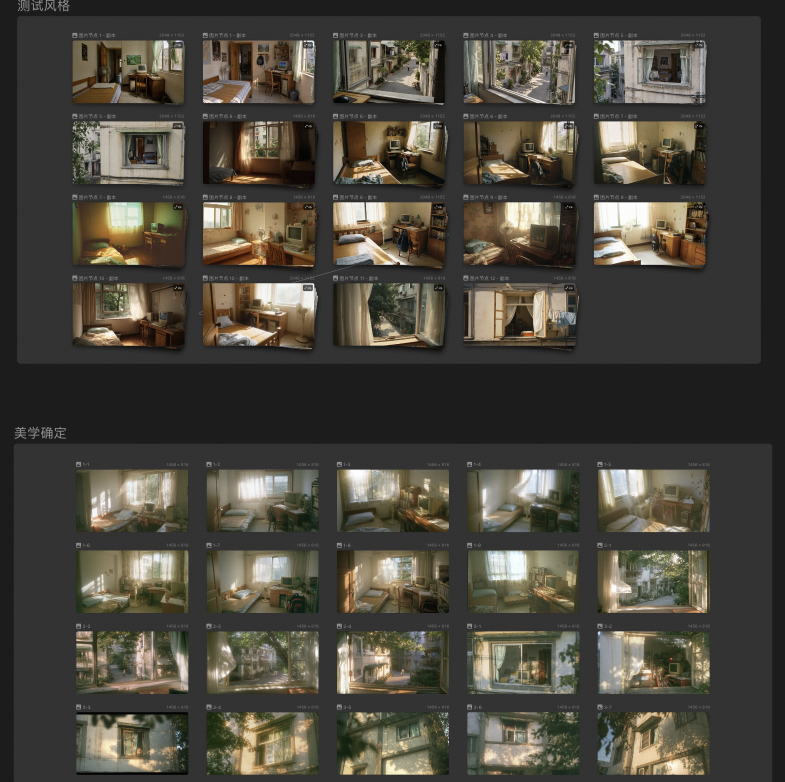
#> input picture assets/01-aesthetic.png, 1570 x 1564 px, given in place of 12-entities.png, which was not available (shown at 1/2 size)
$ python prepare_crops.py
#> lines starting #> are read from the running program, lines starting #| are printed output that depends on the picture
"""只裁掉无关画布，保留原始截图；不重绘、修饰内容。"""
from pathlib import Path
from PIL import Image
import json
ROOT=Path(__file__).resolve().parents[1]
OUT=ROOT/'assets'/'reading'
OUT.mkdir(exist_ok=True)
# 坐标以原始像素记录，可追溯。
CROPS={
'phone-states':('12-entities',(850,925,1370,1310)),
'takes-pair':('13-takes',(113,33,697,347)),
'summer-top':('01-aesthetic',(665,242,1152,531)),
'summer-bottom':('01-aesthetic',(674,940,1161,1227)),
'character-faces':('02-characters',(250,105,1335,365)),
'character-sheets':('02-characters',(785,575,1595,1010)),
'entities':('12-entities',(60,70,1365,1355)),
'brand':('07-brand',(15,176,1597,735)),
'owl-wide':('06-owl',(48,1012,551,1295)),
'owl-close':('06-owl',(1215,95,1717,378)),
'tennis-player':('08-tennis',(452,529,667,891)),
'tennis-ball':('08-tennis',(778,520,991,904)),
'handshake':('09-handshake',(551,113,855,660)),
'overlap':('03-overlap',(1370,93,2115,1185)),
'takes':('13-takes',(113,33,1505,347)),
'tape-before':('04-tape',(68,807,827,1234)),
'tape-after':('04-tape',(68,112,827,539)),
'notebook-before':('05-notebook',(564,478,1009,729)),
'notebook-after':('05-notebook',(46,70,491,322)),
'clocks-room':('10-clocks',(89,45,719,402)),
'clocks-detail':('10-clocks',(1092,946,1721,1303)),
'bag-frame':('11-emergent',(51,536,380,709)),
'bag-reference':('11-emergent',(545,565,779,737)),
}
records=[]
for name,(source,box) in CROPS.items():
    p=ROOT/'assets'/(source+'.png')
    im=Image.open(p)
#> im is the input picture: PIL image 1570x1564 RGBA; mean R, G, B, A 75, 71.4, 62.4, 255
    assert box[0]>=0 and box[1]>=0 and box[2]<=im.width and box[3]<=im.height,(name,im.size)
    im.crop(box).convert('RGB').save(OUT/(name+'.webp'),quality=92)
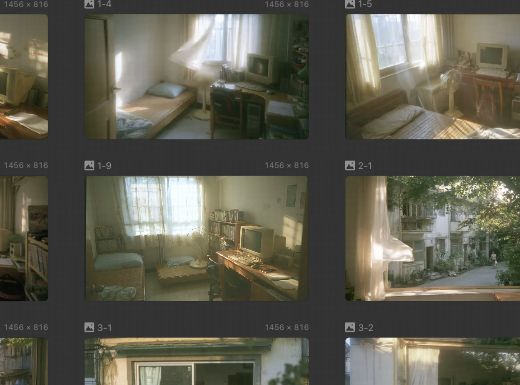
#> saved as phone-states.webp: PIL image 520x385 RGB; mean R, G, B 94.3, 92.7, 79.9
    records.append(dict(file='assets/reading/'+name+'.webp',source='assets/'+source+'.png',crop_pixels=box,operation='crop_only'))
#> pass 2 of the loop `for name,(source,box) in CROPS.items():`:
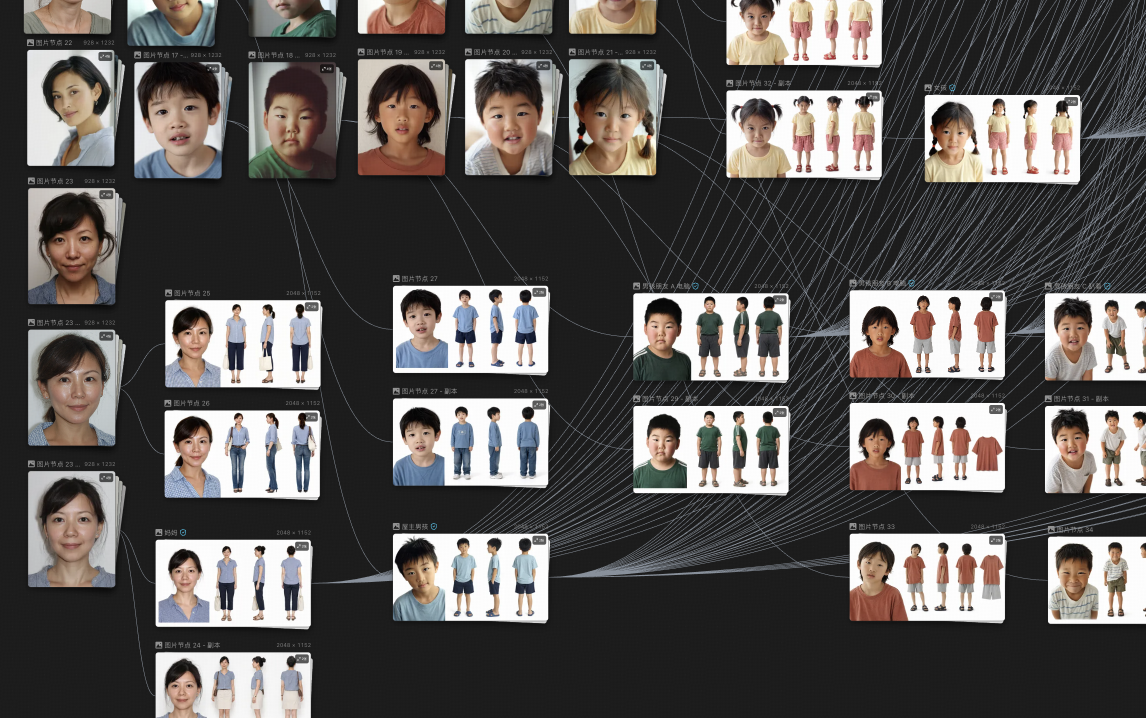
#> input picture assets/02-characters.png, 2292 x 1436 px, given in place of 13-takes.png, which was not available (shown at 1/2 size)
#> im is the input picture: PIL image 2292x1436 RGBA; mean R, G, B, A 92.1, 88.2, 86.1, 255
#> `im.crop(box).convert('RGB').save(OUT/(name+'.webp'),quality=92)`:
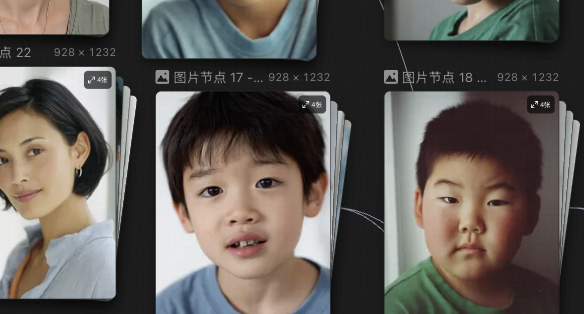
#> saved as takes-pair.webp: PIL image 584x314 RGB; mean R, G, B 96.6, 91.1, 85.8
#> (the run stopped early here; a loop or call above may not have finished)
